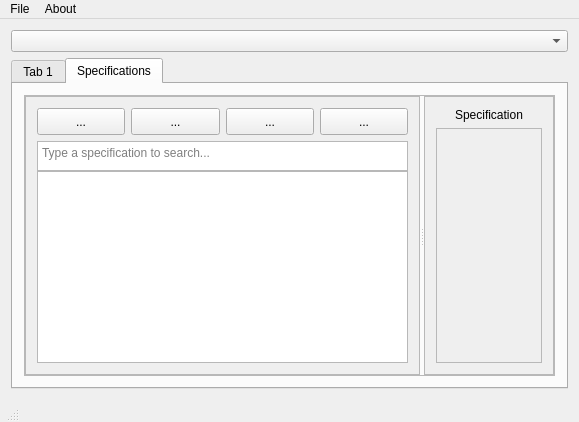
<?xml version="1.0" encoding="UTF-8"?>
<ui version="4.0">
 <class>Potatool2</class>
 <widget class="QMainWindow" name="Potatool2Window">
  <property name="geometry">
   <rect>
    <x>0</x>
    <y>0</y>
    <width>579</width>
    <height>422</height>
   </rect>
  </property>
  <property name="sizePolicy">
   <sizepolicy hsizetype="Maximum" vsizetype="Maximum">
    <horstretch>0</horstretch>
    <verstretch>0</verstretch>
   </sizepolicy>
  </property>
  <property name="windowTitle">
   <string>Potatool</string>
  </property>
  <widget class="QWidget" name="centralWidget">
   <property name="sizePolicy">
    <sizepolicy hsizetype="Expanding" vsizetype="Expanding">
     <horstretch>0</horstretch>
     <verstretch>0</verstretch>
    </sizepolicy>
   </property>
   <layout class="QHBoxLayout" name="horizontalLayout_5">
    <item>
     <layout class="QVBoxLayout" name="verticalLayout_3">
      <item>
       <widget class="QComboBox" name="comboBox"/>
      </item>
      <item>
       <widget class="QTabWidget" name="tabWidget">
        <property name="currentIndex">
         <number>1</number>
        </property>
        <widget class="QWidget" name="tab">
         <attribute name="title">
          <string>Tab 1</string>
         </attribute>
        </widget>
        <widget class="QWidget" name="SpecificationsTab">
         <attribute name="title">
          <string>Specifications</string>
         </attribute>
         <layout class="QHBoxLayout" name="horizontalLayout_4">
          <item>
           <widget class="QSplitter" name="splitter">
            <property name="sizePolicy">
             <sizepolicy hsizetype="Expanding" vsizetype="Expanding">
              <horstretch>0</horstretch>
              <verstretch>0</verstretch>
             </sizepolicy>
            </property>
            <property name="frameShape">
             <enum>QFrame::StyledPanel</enum>
            </property>
            <property name="lineWidth">
             <number>5</number>
            </property>
            <property name="orientation">
             <enum>Qt::Horizontal</enum>
            </property>
            <widget class="QScrollArea" name="scrollArea">
             <property name="sizePolicy">
              <sizepolicy hsizetype="Preferred" vsizetype="Expanding">
               <horstretch>0</horstretch>
               <verstretch>0</verstretch>
              </sizepolicy>
             </property>
             <property name="widgetResizable">
              <bool>true</bool>
             </property>
             <widget class="QWidget" name="scrollAreaWidgetContents">
              <property name="geometry">
               <rect>
                <x>0</x>
                <y>0</y>
                <width>406</width>
                <height>287</height>
               </rect>
              </property>
              <layout class="QHBoxLayout" name="horizontalLayout_2">
               <item>
                <layout class="QVBoxLayout" name="verticalLayout">
                 <property name="spacing">
                  <number>0</number>
                 </property>
                 <item>
                  <layout class="QHBoxLayout" name="horizontalLayout">
                   <property name="bottomMargin">
                    <number>6</number>
                   </property>
                   <item>
                    <widget class="QToolButton" name="toolButton">
                     <property name="sizePolicy">
                      <sizepolicy hsizetype="Expanding" vsizetype="Expanding">
                       <horstretch>0</horstretch>
                       <verstretch>0</verstretch>
                      </sizepolicy>
                     </property>
                     <property name="maximumSize">
                      <size>
                       <width>16777215</width>
                       <height>30</height>
                      </size>
                     </property>
                     <property name="text">
                      <string>...</string>
                     </property>
                    </widget>
                   </item>
                   <item>
                    <widget class="QToolButton" name="toolButton_3">
                     <property name="sizePolicy">
                      <sizepolicy hsizetype="Expanding" vsizetype="Expanding">
                       <horstretch>0</horstretch>
                       <verstretch>0</verstretch>
                      </sizepolicy>
                     </property>
                     <property name="maximumSize">
                      <size>
                       <width>16777215</width>
                       <height>30</height>
                      </size>
                     </property>
                     <property name="text">
                      <string>...</string>
                     </property>
                    </widget>
                   </item>
                   <item>
                    <widget class="QToolButton" name="toolButton_2">
                     <property name="sizePolicy">
                      <sizepolicy hsizetype="Expanding" vsizetype="Expanding">
                       <horstretch>0</horstretch>
                       <verstretch>0</verstretch>
                      </sizepolicy>
                     </property>
                     <property name="maximumSize">
                      <size>
                       <width>16777215</width>
                       <height>30</height>
                      </size>
                     </property>
                     <property name="text">
                      <string>...</string>
                     </property>
                    </widget>
                   </item>
                   <item>
                    <widget class="QToolButton" name="toolButton_4">
                     <property name="sizePolicy">
                      <sizepolicy hsizetype="Expanding" vsizetype="Expanding">
                       <horstretch>0</horstretch>
                       <verstretch>0</verstretch>
                      </sizepolicy>
                     </property>
                     <property name="maximumSize">
                      <size>
                       <width>16777215</width>
                       <height>30</height>
                      </size>
                     </property>
                     <property name="text">
                      <string>...</string>
                     </property>
                    </widget>
                   </item>
                  </layout>
                 </item>
                 <item>
                  <widget class="QTextEdit" name="textEdit">
                   <property name="maximumSize">
                    <size>
                     <width>16777215</width>
                     <height>30</height>
                    </size>
                   </property>
                   <property name="placeholderText">
                    <string>Type a specification to search...</string>
                   </property>
                  </widget>
                 </item>
                 <item>
                  <widget class="QTreeView" name="treeView"/>
                 </item>
                </layout>
               </item>
              </layout>
             </widget>
            </widget>
            <widget class="QScrollArea" name="scrollArea_2">
             <property name="widgetResizable">
              <bool>true</bool>
             </property>
             <widget class="QWidget" name="scrollAreaWidgetContents_2">
              <property name="geometry">
               <rect>
                <x>0</x>
                <y>0</y>
                <width>118</width>
                <height>287</height>
               </rect>
              </property>
              <property name="sizePolicy">
               <sizepolicy hsizetype="Expanding" vsizetype="Preferred">
                <horstretch>0</horstretch>
                <verstretch>0</verstretch>
               </sizepolicy>
              </property>
              <layout class="QHBoxLayout" name="horizontalLayout_3">
               <item>
                <layout class="QVBoxLayout" name="verticalLayout_2">
                 <item>
                  <widget class="QLabel" name="label">
                   <property name="text">
                    <string>Specification</string>
                   </property>
                   <property name="scaledContents">
                    <bool>true</bool>
                   </property>
                   <property name="alignment">
                    <set>Qt::AlignCenter</set>
                   </property>
                  </widget>
                 </item>
                 <item>
                  <widget class="QFrame" name="frame">
                   <property name="sizePolicy">
                    <sizepolicy hsizetype="Expanding" vsizetype="Expanding">
                     <horstretch>0</horstretch>
                     <verstretch>0</verstretch>
                    </sizepolicy>
                   </property>
                   <property name="frameShape">
                    <enum>QFrame::StyledPanel</enum>
                   </property>
                   <property name="frameShadow">
                    <enum>QFrame::Raised</enum>
                   </property>
                  </widget>
                 </item>
                </layout>
               </item>
              </layout>
             </widget>
            </widget>
           </widget>
          </item>
         </layout>
        </widget>
       </widget>
      </item>
     </layout>
    </item>
   </layout>
  </widget>
  <widget class="QStatusBar" name="statusBar">
   <property name="sizePolicy">
    <sizepolicy hsizetype="Maximum" vsizetype="Maximum">
     <horstretch>0</horstretch>
     <verstretch>0</verstretch>
    </sizepolicy>
   </property>
  </widget>
  <widget class="QMenuBar" name="menuBar">
   <property name="enabled">
    <bool>true</bool>
   </property>
   <property name="geometry">
    <rect>
     <x>0</x>
     <y>0</y>
     <width>579</width>
     <height>21</height>
    </rect>
   </property>
   <property name="nativeMenuBar">
    <bool>false</bool>
   </property>
   <widget class="QMenu" name="menuFile">
    <property name="title">
     <string>File</string>
    </property>
    <addaction name="actionNew_Project"/>
    <addaction name="actionOpen_Project"/>
   </widget>
   <widget class="QMenu" name="menuAbout">
    <property name="title">
     <string>About</string>
    </property>
   </widget>
   <addaction name="menuFile"/>
   <addaction name="menuAbout"/>
  </widget>
  <action name="actionNew_Project">
   <property name="text">
    <string>New Project</string>
   </property>
  </action>
  <action name="actionOpen_Project">
   <property name="text">
    <string>Open Project</string>
   </property>
  </action>
 </widget>
 <layoutdefault spacing="6" margin="11"/>
 <resources/>
 <connections/>
</ui>
